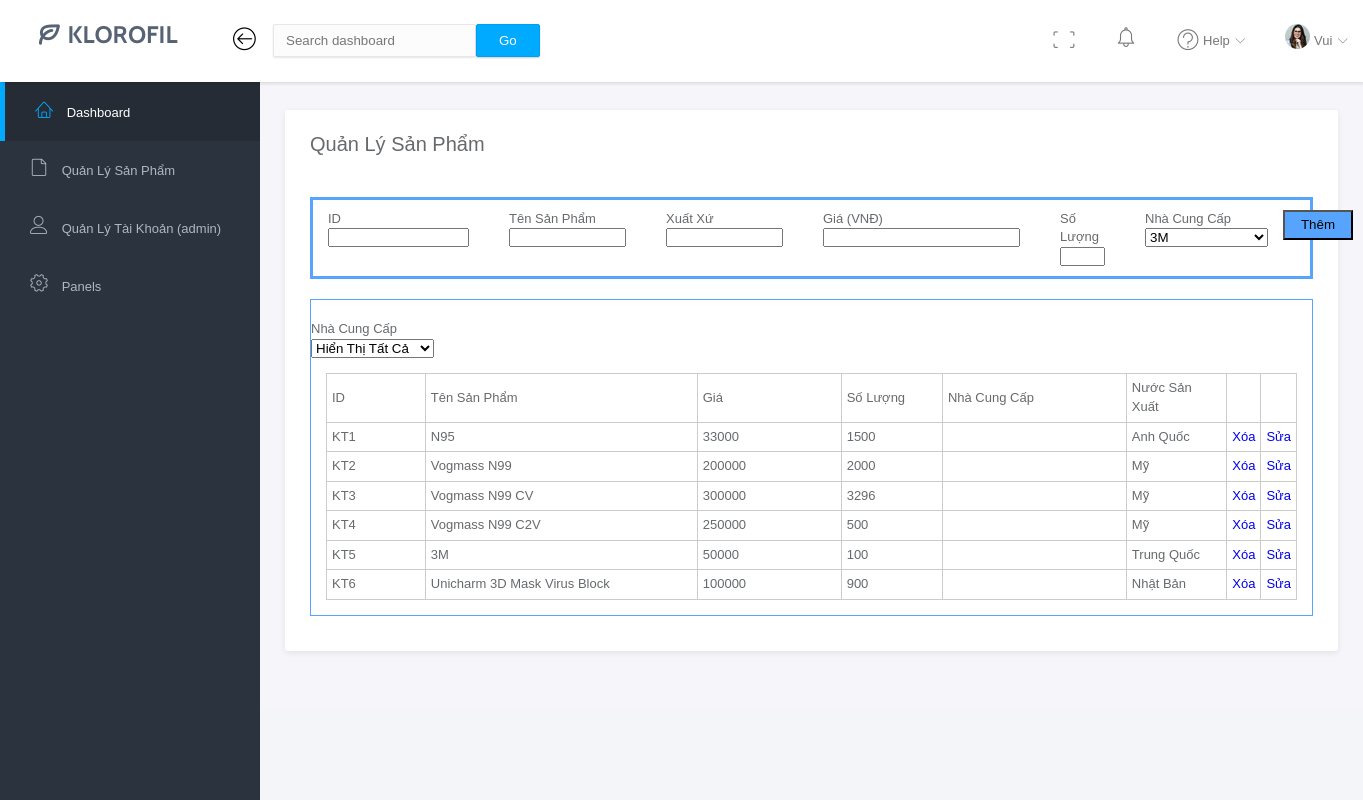
/QLSanPham.php (signed in), run on an earlier commit of the app's database.
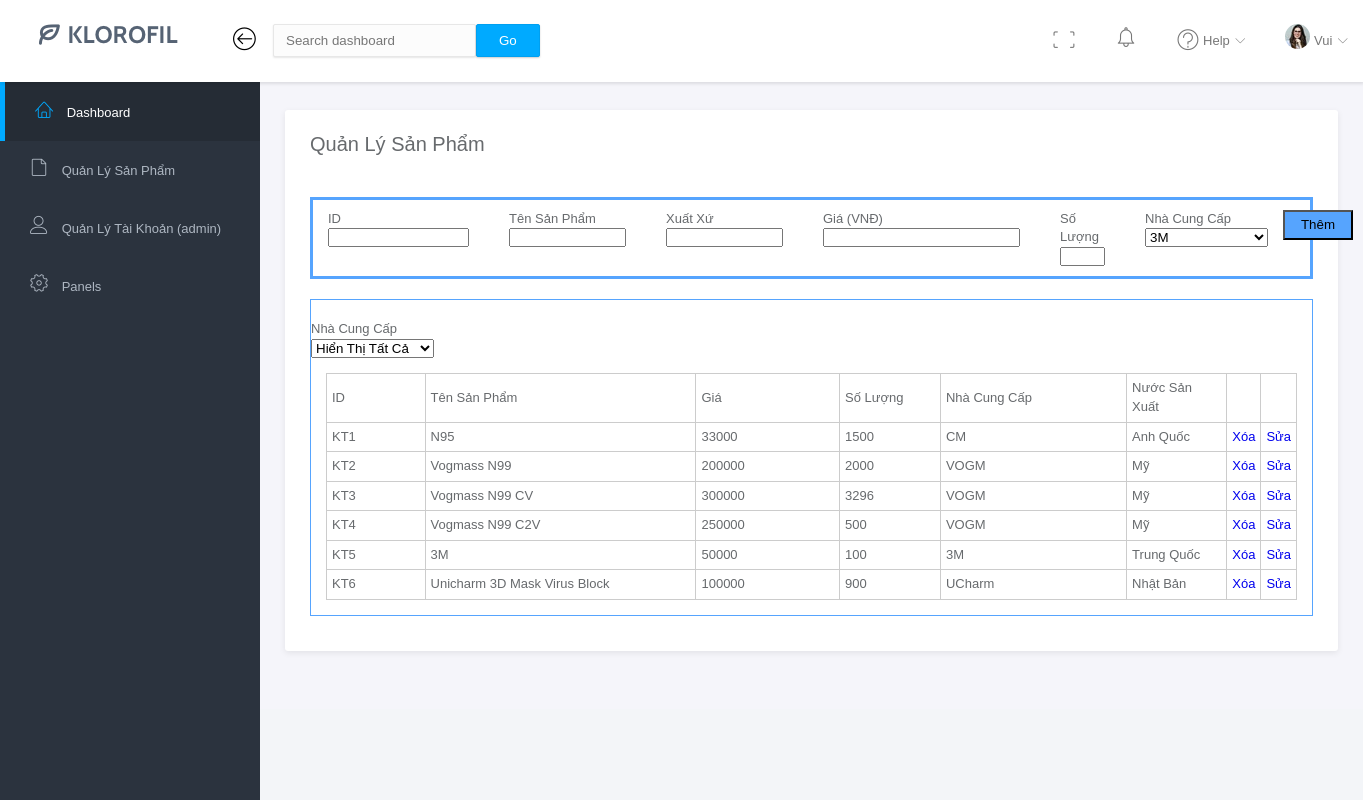
And on a later commit of the database.
### tables this page shows
CREATE TABLE `khautrang` (
  `IDKhauTrang` varchar(10) NOT NULL,
  `TenKhauTrang` varchar(100) NOT NULL DEFAULT 'Chưa có tên',
  `idNCC` varchar(10) NOT NULL,
  `NUOCSX` varchar(255) DEFAULT NULL,
  `Gia` float NOT NULL DEFAULT 0,
  `SoLuong` int(11) NOT NULL DEFAULT 0
);

### php/header_sp.php (the view, shortened to what this page needs)
<?php
function idncc(){
    include("./php/conn.php");
    if(!$dbcon)
    {
        echo'
        <script>
            function abc(){
                if(confirm("Lỗi dữ liệu") == true){
                    window.location="../login.php";
                }else{
                    window.location="../login.php";
                }
            }
            abc();
        </script>
        ';
    }
    else
    {
        $output2 ="";
        $query = "SELECT `idNCC`, `TenNCC` FROM `nhacungcap` WHERE 1";
        $kq = mysqli_query($dbcon,$query);
        while($row = mysqli_fetch_array($kq) )
        {
            $output2 .= '<option value="' .$row[0]. '">' .$row[1]. '</option>';
        }
        return $output2;
    }
}
function hienthi()
    {
    include("./php/conn.php");
    if(!$dbcon)
    {
        echo'
        <script>
            function abc(){
                if(confirm("Lỗi dữ liệu") == true){
                    window.location="../login.php";
                }else{
                    window.location="../login.php";
                }
            }
            abc();
        </script>
        ';
    }
    else
    {
        $output ='<tr id ="tb-khoa" class="row-first">
        <td width="100">ID</td>
        <td width="300">Tên Sản Phẩm</td>
        <td width="150">Giá</td>
        <td width="100">Số Lượng</td>
        <td width="200">Nhà Cung Cấp</td>
        <td width="100">Nước Sản Xuất</td>
        <td></td>
        <td></td>
    </tr>';
        $query = "SELECT `IDKhauTrang`, `TenKhauTrang`, `idNCC`, `NUOCSX`, `Gia`, `SoLuong` FROM `khautrang` WHERE 1";
        $kq = mysqli_query($dbcon,$query);
        while($row = mysqli_fetch_array($kq) )
        {
            $output .= '<tr><td>' .$row[0]. '</td><td>' .$row[1]. '</td><td>' .$row[4]. '</td><td>' .$row[5]. '</td><td>' .$row[2]. '</td><td>' .$row[3]. '</td><td><a class = "xoa" href="./php/delete-sp.php?id='.$row[0].'">Xóa</a></td><td><a  class = "sua" href="./php/sua-sp.php?id='.$row[0].'">Sửa</a></td></tr>';
        }
        return $output;
    }
}
?>

### QLSanPham.php (shortened to what this page needs)
<?php
include("./php/echoHTML.php");
require_once("./php/header_sp.php");
?>
<!DOCTYPE html>
<html lang="en">
<head>
    <link rel="stylesheet" href="./css/bt.css">
    <link rel="stylesheet" href="./css/all.css">
    <link rel="stylesheet" href="./css/fontawesome.min.css">
    <link rel="stylesheet" href="./css/style.css">
    <link rel="stylesheet" href="./linearicons/style.css">
</head>
<body>
    <?php
    addNav();
    ?>
    <?php
    addSidebar();
    ?>
    <div class="main">
        <div class="main-content">
            <div class="container-fluid">
                <div class="panel">
                    <div class="panel-head">
                        <h3 class="home-page">
                            Quản Lý Sản Phẩm
                        </h3>
                    </div>
                    <div class="panel-body">
                    <form class="frm" id = "frm-sp">
                        <div class="row">
                          <div class="col">
                            <div class="label">ID</div>
                            <div class="value"><input type="text" name="id"  size="15" maxlenght = "22" required></div>
                          </div>
                          <div class="col">
                            <div class="label">Tên Sản Phẩm</div>
                            <div class="value"><input type="text" name="ten"  size="12" maxlenght = "22" required></div>
                          </div>
                          <div class="col">
                            <div class="label">Xuất Xứ</div>
                            <div class="value"><input type="text" name="xs"  size="12" maxlenght = "22" required></div>
                          </div>
                          <div class="col">
                            <div class="label">Giá (VNĐ)</div>
                            <div class="value"><input type="text" name="gia" size="22"required></div>
                          </div>
                          <div class="col">
                            <div class="label">Số Lượng</div>
                            <div class="value"><input type="int" name="sl" size="3" required></div>
                          </div>
                          <div class="col">
                            <div class="label">Nhà Cung Cấp</div>
                            <div class="value">
                                <select name="idncc" id="idncc">
                                      <?php
                                      echo idncc();
                                      ?>
                                </select>
                            </div>
                        </div>
                        <div class="btn-n">
                            <button id = "themsp" type="button" class="click">Thêm</button>
                        </div>
                    </form>
                    </div>
                    <div class="bangdulieu">
                    <div class="">
                        <div class="">Nhà Cung Cấp</div>
                        <div class="">
                            <select name="show-ncc" id="show-ncc">
                            <option value="">Hiển Thị Tất Cả</option>
                            </select>
                        </div>
                    </div>
                    <table class="table-data" id ="tb-sp" bgcolor="#FFFFFF">
                    <?php
                    echo hienthi();
                    ?>
                </table>
                </div>
            </div>
        </div>
    </div>
</body>
</html>

### php/echoHTML.php (shortened to what this page needs)
<?php
function addNav()
{
    echo '<nav class="navbar">
    <div class="brand">
        <a href="index.php">
            <img src="./img/logo-dark.png" alt="">
        </a>
    </div>
    <div class="container-fluid">
        <div class="navbar-btn">
            <button type="button" class="btn" onclick="frame(this)">
                <i class="lnr lnr-arrow-left-circle" onclick="myFunction(this)" ></i>
            </button>
        </div>
        <form action="" class="navbar-form">
            <div class="input-group">
                <input type="text" placeholder="Search dashboard">
                <span class="input-btn">
                    <button type="button">Go</button>
                </span>
            </div>
        </form>
        <div class="navbar-menu">
            <ul class="nav-right">
                <li class="drodown expand">
                    <a href="#" class="dropdown-menu expand">
                        <i class="lnr lnr-frame-expand"></i>
                    </a>
                </li>
                <li class="drodown">
                    <a href="" class="dropdown-menu bell">
                        <i class="lnr lnr-alarm"></i>
                    </a>
                </li>
                <li class="drodown">
                    <a href="">
                        <i class="lnr lnr-question-circle"></i>
                        <span>Help</span>
                        <i class="icon-submenu lnr lnr-chevron-down"></i>
                    </a>
                </li>
                <li class="drodown usedrop" id = "user_dowm">
                    <a href="#" >
                        <img src="./img/user.jpg" alt="Avatar" id="avatar">
                        <span>
                        '.$_SESSION['username'].'
                        </span>
                        <i class="icon-submenu lnr lnr-chevron-down" ></i>
                    </a>
                </li>
            </ul>
        </div>
    </div>
</nav>';
}
function addSidebar()
{
    echo '<div id="sidebar-nav" class="sidebar">
    <div class="slimScrolldiv">
        <div class="sidebar-scroll">
            <nav>
                <ul class="nav">
                    <li>
                        <a href="index.php" class="active">
                            <i class="lnr lnr-home"></i>
                            <span>Dashboard</span>
                        </a>
                    </li>
                    <li id="page">
                        <a href="QLSanPham.php">
                            <i class="lnr lnr-file-empty"></i>
                            <span>Quản Lý Sản Phẩm</span>
                            <!--<i class="icon-submenu lnr lnr-chevron-left chevron-left"></i>
                            <div id="subPages">
                                <ul class="nav1">
                                    <li>
                                        <a href="">Profile</a>
                                    </li>
                                    <li>
                                        <a href="">Login</a>
                                    </li>
                                    <li>
                                        <a href="">Locksreen</a>
                                    </li>
                                </ul>
                            </div>  -->
                        </a>
                    </li>
                    <li>
                        <a href="QLTaiKhoan.php">
                            <i class="lnr lnr-user"></i>
                            <span>Quản Lý Tài Khoản (admin) </span>
                        </a>
                    </li>
                    <li>
                        <a href="">
                            <i class="lnr lnr-cog"></i>
                            <span>Panels</span>
                        </a>
                    </li>
                    <li>
                        <a href=""></a>
                    </li>
                </ul>
            </nav>
        </div>
    </div>
</div>';
}
?>

### css/bt.css (style rules this page uses)
.label,.value { display: block; float: left; margin-left: 10px; }
.frm { display: block; border: #56a4fe 3px solid; padding: 10px 5px; }
.bangdulieu { display: block; width: auto; border: #56a4fe 1px solid; margin: 20px 0px; padding-top: 20px; }
.table-data,.table-data td { border:1px solid #cccccc; border-collapse:collapse; padding:5px; margin: 15px; }
.click { display: block; width: 70px; height: 30px; background-color: #56a4fe; }

### css/style.css (style rules this page uses)
* { margin: 0px; padding: 0px; }
body { height: 100%; width: 100%; position: absolute; font-family: "Source Sans Pro", sans-serif; font-size: 13px; color: #676a6d; line-height: 1.42857143; background-color: #F3F5F8; }
.brand { float: left; padding: 0px 39px; line-height: 82px; background-color: #fff; }
.container-fluid { display: flex; position: relative; padding-right: 15px; }
.navbar { position: fixed; right: 0px; left: 0px; z-index: 1030; height: 82px; background: white; box-shadow: 1px 2px 3px rgba(0, 0, 0, 0.1); line-height: 82px; }
.input-group input { padding: 6px 12px; line-height: 1.42857143; color: #555; border: 1px solid; box-shadow: 0px 1px 2px 0 rgba(0, 0, 0, 0.1); border-radius: 2px; border-color: #e7e7e7; background-color: #fcfcfc; }
input::placeholder { color: #777777; }
.input-btn { position: absolute; }
.input-btn button { box-shadow: 0px 1px 2px 0 rgba(0, 0, 0, 0.2); padding: 8px 22px; border-radius: 2px; background-color: #00AAFF; border: 1px solid #00a0f0; ; color: white; }
.sidebar { width: 260px; height: 100%; float: left; background-color: #2B333E; position: fixed; transition: 0.01s; margin-top: 82px; }
.nav>li { height: 58px; }
.nav { padding-left: 0; margin-bottom: 0; list-style: none; height: 100%; }
nav { height: 100%; }
ul { margin-top: 0; }
.slimScrolldiv { position: relative; overflow: auto; width: auto; height: 95%; overflow: auto; }
.sidebar-scroll { width: auto; height: 95%; }
a { text-decoration: none; }
.nav .active { background-color: #252c35; border-left: 5px solid; border-left-color: #00AAFF; }
.nav>li>a { padding: 18px 30px; border-left-color: #00AAFF; position: absolute; right: 0px; width: -webkit-fill-available; }
.nav .active i { color: #00AAFF; font-size: 18px; }
.nav li i { color: #AEB7C2; margin-right: 10px; font-size: 18px; }
.nav .active span { color: white; }
.nav li span { color: #AEB7C2; }
.navbar-btn { padding: 4px 8px; }
.navbar-btn .btn { font-size: 24px; padding: 4px 8px; line-height: .7; border: none; background: none; outline: none; }
.navbar-form { width: -webkit-fill-available; }
.navbar-menu { right: 15px; position: absolute; }
.nav-right { display: flex; }
.nav-right .drodown { margin-left: 40px; }
.nav-right i { font-size: 22px; fill: #777777; }
.drodown { display: flex; }
.drodown span { color: #777777; }
.drodown a i { color: #777777; }
ul li { list-style: none; }
.drodown i.icon-submenu { font-size: 10px; margin-left: 2px; }
.drodown #avatar { border-radius: 50%; height: 25px; width: 25px; }
.lnr-question-circle, #avatar { vertical-align: sub; }
.expand, .bell { padding-top: 2px; }
.main { height: auto; margin-top: 82px; width: calc(100% - 260px); right: 0; position: inherit; float: right; background-color: #f5f5fa; transition: 0.4s; }
.main-content { padding: 28px 10px; height: inherit; }
.main-content .container-fluid { padding-right: 15px; padding-left: 15px; margin-right: auto; margin-left: auto; height: -webkit-fill-available; }
.main .panel { background-color: #fff; margin-bottom: 30px; width: 100%; box-shadow: 0 2px 6px rgba(0, 0, 0, 0.08); border-radius: 3px; height: max-content; }
.panel .panel-head { padding: 20px 25px 20px 25px; }
.panel .home-page { margin-bottom: 8px; font-size: 20px; font-weight: normal; }
.panel-body { padding-top: 10px; padding-bottom: 15px; padding-left: 25px; padding-right: 25px; }
.row { margin-right: -15px; margin-left: -15px; display: flex; }
.row .col { width: 25%; padding-right: 15px; padding-left: 15px; }

What changed in the data, as far as the page shows it:
changed khautrang "KT1": idNCC (not shown) → "CM"
changed khautrang "KT2": idNCC (not shown) → "VOGM"
changed khautrang "KT3": idNCC (not shown) → "VOGM"
changed khautrang "KT4": idNCC (not shown) → "VOGM"
changed khautrang "KT5": idNCC (not shown) → "3M"
changed khautrang "KT6": idNCC (not shown) → "UCharm"
